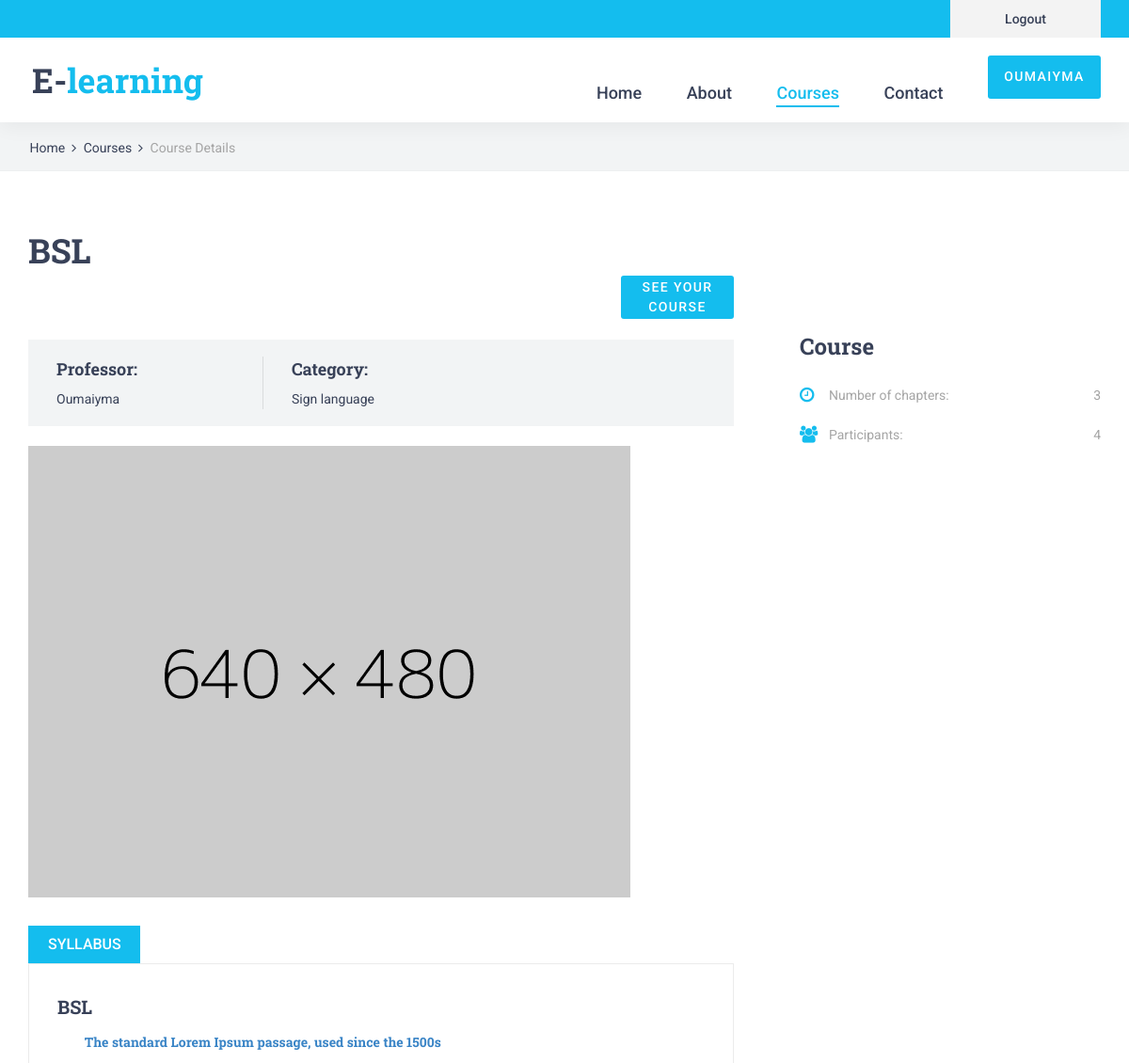
The app's page /Student/course/course.php?id=1 (signed in, upper part), older data.
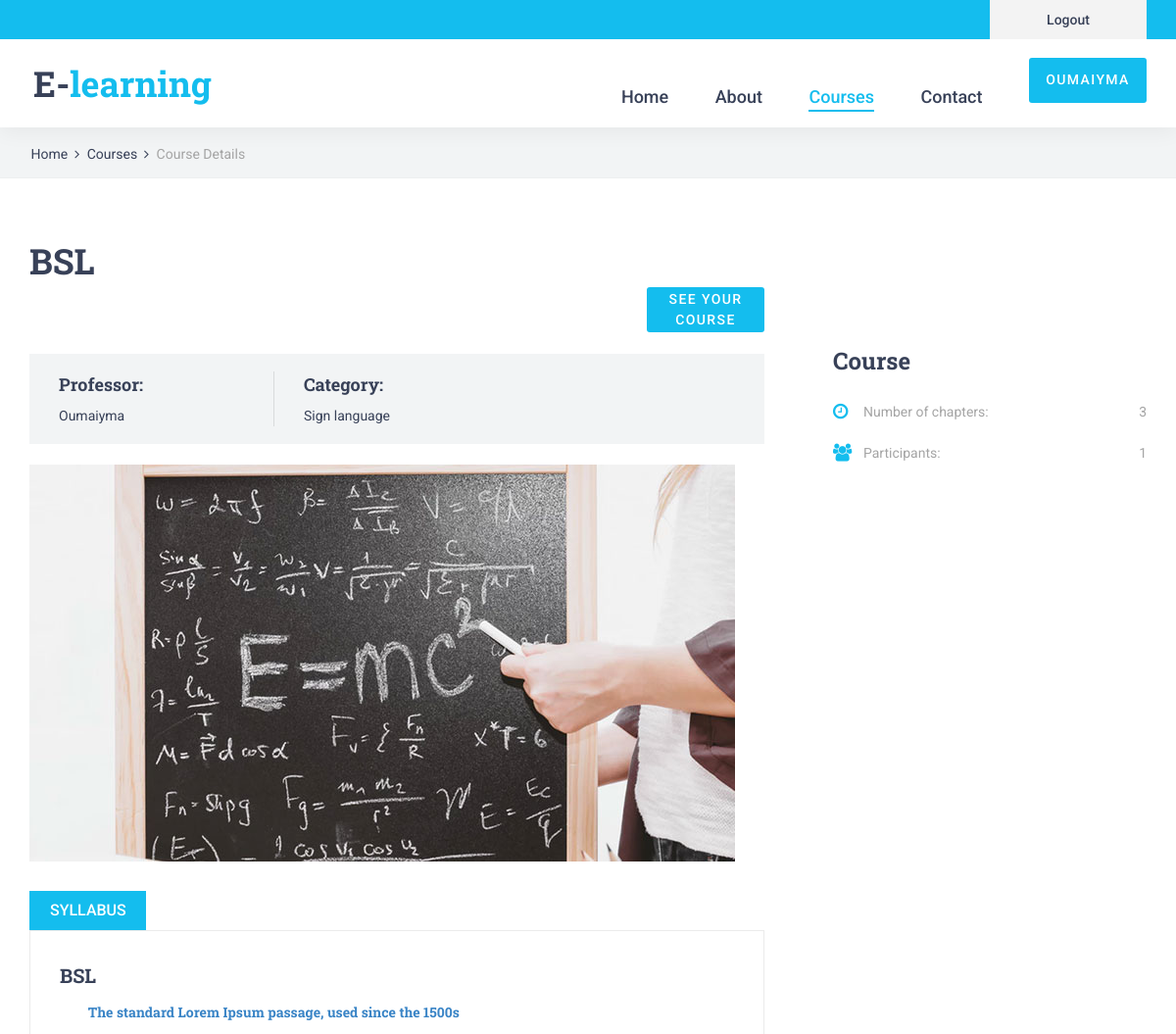
The same page, newer data.
### tables this page shows
CREATE TABLE `course` (
  `id_course` int(15) NOT NULL,
  `name` varchar(60) NOT NULL,
  `description` varchar(50000) NOT NULL,
  `syllabus` mediumtext NOT NULL,
  `id_prof` int(15) NOT NULL,
  `image_course` varchar(100) NOT NULL,
  `id_category` int(11) NOT NULL,
  `active` tinyint(1) NOT NULL DEFAULT 1,
  `lunched` tinyint(1) NOT NULL DEFAULT 0,
  `release_date` date NOT NULL
);

### Student/course/course.php (the view, shortened to what the changed rows need)
<?php
    include_once("../../Database/db_connection.php");
    $connected = "";
	if(isset($_SESSION["connected"])){
        $id_account = $_SESSION["id_account"];
        $connected = $_SESSION["connected"];
        $sql = "SELECT * from account where id_account = $id_account" ;
        $result = $conn->query($sql);
        while($row = $result->fetch_assoc()) {
            $id_account   = $row["id_account"];
        }
    }
?>
<!DOCTYPE html>
<html lang="en">
<head>
    <link rel="stylesheet" type="text/css" href="../styles/bootstrap4/bootstrap.min.css">
    <link href="../plugins/font-awesome-4.7.0/css/font-awesome.min.css" rel="stylesheet" type="text/css">
    <link href="../plugins/colorbox/colorbox.css" rel="stylesheet" type="text/css">
    <link rel="stylesheet" type="text/css" href="../plugins/OwlCarousel2-2.2.1/owl.carousel.css">
    <link rel="stylesheet" type="text/css" href="../plugins/OwlCarousel2-2.2.1/owl.theme.default.css">
    <link rel="stylesheet" type="text/css" href="../plugins/OwlCarousel2-2.2.1/animate.css">
    <link rel="stylesheet" type="text/css" href="../styles/home_search_button.css">
    <link rel="stylesheet" type="text/css" href="../styles/course.css">
    <link rel="stylesheet" type="text/css" href="../styles/course_responsive.css">
</head>
<body>
    <div class="super_container">
        <div class="course">
            <div class="container">
                <div class="row">
                    <div class="col-lg-8">
                        <?php
                        $id_course = $_GET['id'];
                        $sql = mysqli_query($conn, "SELECT * FROM course  WHERE id_course= $id_course");
                        $row_course = mysqli_fetch_array($sql);
                        ?>
                        <div class="course_container">
                            <div class="course_title"> <?php echo $row_course["name"] ?></div>
                            <?php
                                if($connected == "connected"){
                                    $exist = 'NO';
                                    $start = mysqli_query($conn, "SELECT * FROM course_student");
                                    while($row_start = mysqli_fetch_array($start)) {
                                        $id_stud = $row_start["id_stud"];
                                        $id_started_course = $row_start["id_course"];
                                        if($id_stud == $id_account && $id_started_course == $id_course){
                                            $exist = 'yes';
                                        }
                                    }
                                    if($exist == 'yes'){
                                        echo '
                                        <form action="follow_course.php" >
                                            <button type="submit" class="home_search_button">See your course</button>
                                        </form>
                                        ';
                                    }
                                    else{
                                        echo '
                                        <form method="Get" >
                                            <button name="startcourse" type="submit" class="home_search_button">Start</button>
                                        </form>
                                        ';
                                    }
                                }else{
                                    echo '
                                    <form action="../signup/sign_up.php">
                                        <button type="submit" class="home_search_button">Start</button>
                                    </form>
                                    ';
                                }
                            ?>
                            <div class="course_info d-flex flex-lg-row flex-column align-items-lg-center align-items-start justify-content-start">
                                <div class="course_info_item">
                                </div>
                                <div class="course_info_item">
                                </div>
                            </div>
                            <div class="course_image"><img src="../../Admin/images/<?php echo $row_course["image_course"] ?>" alt=""></div>
                            <div class="course_tabs_container">
                                <div class="tabs d-flex flex-row align-items-center justify-content-start">
                                </div>
                                <div class="tab_panels">
                                    <div class="tab_panel active">
                                        <div class="tab_panel_title"><?php echo $row_course["name"] ?></div>
                                        <div class="tab_panel_content">
                                            <div class="tab_panel_text">
                                                <?php echo htmlspecialchars_decode($row_course["syllabus"]) ?>
                                            </div>
                                        </div>
                                    </div>
                                </div>
                            </div>
                        </div>
                    </div>
                    <div class="col-lg-4">
                        <div class="sidebar">
                            <div class="sidebar_section">
                                <div class="sidebar_feature">
                                    <div class="feature_list">
                                        <div class="feature d-flex flex-row align-items-center justify-content-start">
                                            <div class="feature_title"><i class="fa fa-users" aria-hidden="true"></i><span>Participants:</span></div>
                                            <?php
                                            $student_sql = "SELECT count(*) as count FROM `course_student` WHERE id_course = '$id_course'";
                                            $student_result = mysqli_query($conn, $student_sql);
                                            $student_row = mysqli_fetch_assoc($student_result);
                                            $student_number = $student_row['count'];
                                            echo '<div class="feature_text ml-auto">'.$student_number.'</div>';
                                            ?>
                                        </div>
                                    </div>
                                </div>
                            </div>
                        </div>
                    </div>
                </div>
            </div>
        </div>
    </div>
</body>
</html>

Row changes from the older to the newer data that the page shows:
changed course "BSL": image_course: a different picture
Text that changed along with them:
$student_number: "4" → "1"
